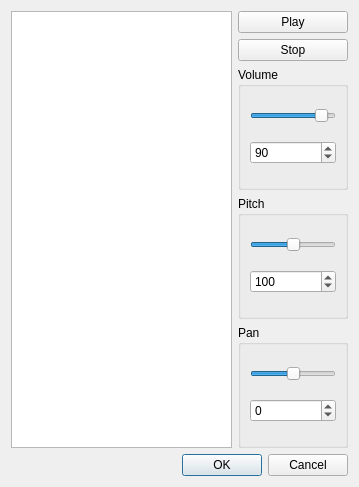
<?xml version="1.0" encoding="UTF-8"?>
<ui version="4.0">
 <class>PlaySoundDialog</class>
 <widget class="QDialog" name="PlaySoundDialog">
  <property name="geometry">
   <rect>
    <x>0</x>
    <y>0</y>
    <width>359</width>
    <height>487</height>
   </rect>
  </property>
  <property name="windowTitle">
   <string>Dialog</string>
  </property>
  <layout class="QVBoxLayout" name="verticalLayout">
   <item>
    <layout class="QHBoxLayout" name="horizontalLayout" stretch="10,5">
     <item>
      <widget class="QListView" name="listView"/>
     </item>
     <item>
      <layout class="QVBoxLayout" name="verticalLayout_2">
       <item>
        <widget class="QPushButton" name="playButton">
         <property name="text">
          <string>Play</string>
         </property>
        </widget>
       </item>
       <item>
        <widget class="QPushButton" name="stopButton">
         <property name="text">
          <string>Stop</string>
         </property>
        </widget>
       </item>
       <item>
        <widget class="QGroupBox" name="volumeBox">
         <property name="title">
          <string>Volume</string>
         </property>
         <layout class="QVBoxLayout" name="verticalLayout_3">
          <item>
           <widget class="QSlider" name="volumeSlider">
            <property name="maximum">
             <number>100</number>
            </property>
            <property name="singleStep">
             <number>5</number>
            </property>
            <property name="value">
             <number>90</number>
            </property>
            <property name="orientation">
             <enum>Qt::Horizontal</enum>
            </property>
           </widget>
          </item>
          <item>
           <widget class="QSpinBox" name="volumeSpinBox">
            <property name="maximum">
             <number>100</number>
            </property>
            <property name="singleStep">
             <number>5</number>
            </property>
            <property name="value">
             <number>90</number>
            </property>
           </widget>
          </item>
         </layout>
        </widget>
       </item>
       <item>
        <widget class="QGroupBox" name="pitchBox">
         <property name="title">
          <string>Pitch</string>
         </property>
         <layout class="QVBoxLayout" name="verticalLayout_4">
          <item>
           <widget class="QSlider" name="pitchSlider">
            <property name="minimum">
             <number>50</number>
            </property>
            <property name="maximum">
             <number>150</number>
            </property>
            <property name="singleStep">
             <number>10</number>
            </property>
            <property name="value">
             <number>100</number>
            </property>
            <property name="orientation">
             <enum>Qt::Horizontal</enum>
            </property>
           </widget>
          </item>
          <item>
           <widget class="QSpinBox" name="pitchSpinBox">
            <property name="minimum">
             <number>50</number>
            </property>
            <property name="maximum">
             <number>150</number>
            </property>
            <property name="singleStep">
             <number>10</number>
            </property>
            <property name="value">
             <number>100</number>
            </property>
           </widget>
          </item>
         </layout>
        </widget>
       </item>
       <item>
        <widget class="QGroupBox" name="groupBox_2">
         <property name="title">
          <string>Pan</string>
         </property>
         <layout class="QVBoxLayout" name="verticalLayout_5">
          <item>
           <widget class="QSlider" name="panSlider">
            <property name="minimum">
             <number>-100</number>
            </property>
            <property name="maximum">
             <number>100</number>
            </property>
            <property name="singleStep">
             <number>10</number>
            </property>
            <property name="orientation">
             <enum>Qt::Horizontal</enum>
            </property>
           </widget>
          </item>
          <item>
           <widget class="QSpinBox" name="panSpinBox">
            <property name="minimum">
             <number>-100</number>
            </property>
            <property name="maximum">
             <number>100</number>
            </property>
            <property name="singleStep">
             <number>10</number>
            </property>
           </widget>
          </item>
         </layout>
        </widget>
       </item>
      </layout>
     </item>
    </layout>
   </item>
   <item>
    <widget class="QDialogButtonBox" name="buttonBox">
     <property name="orientation">
      <enum>Qt::Horizontal</enum>
     </property>
     <property name="standardButtons">
      <set>QDialogButtonBox::Cancel|QDialogButtonBox::Ok</set>
     </property>
    </widget>
   </item>
  </layout>
 </widget>
 <resources/>
 <connections>
  <connection>
   <sender>buttonBox</sender>
   <signal>accepted()</signal>
   <receiver>PlaySoundDialog</receiver>
   <slot>accept()</slot>
   <hints>
    <hint type="sourcelabel">
     <x>248</x>
     <y>254</y>
    </hint>
    <hint type="destinationlabel">
     <x>157</x>
     <y>274</y>
    </hint>
   </hints>
  </connection>
  <connection>
   <sender>buttonBox</sender>
   <signal>rejected()</signal>
   <receiver>PlaySoundDialog</receiver>
   <slot>reject()</slot>
   <hints>
    <hint type="sourcelabel">
     <x>316</x>
     <y>260</y>
    </hint>
    <hint type="destinationlabel">
     <x>286</x>
     <y>274</y>
    </hint>
   </hints>
  </connection>
 </connections>
</ui>
